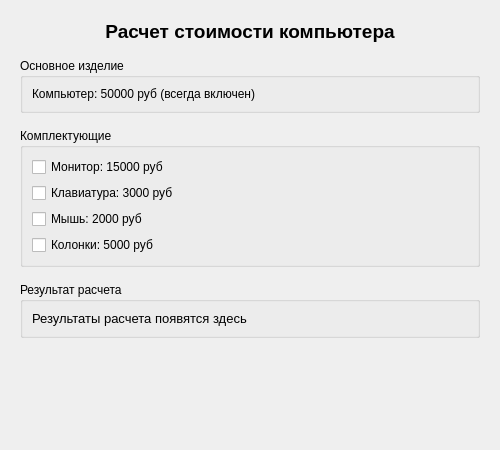
<?xml version="1.0" encoding="UTF-8"?>
<ui version="4.0">
 <class>MainWindow</class>
 <widget class="QMainWindow" name="MainWindow">
  <property name="geometry">
   <rect>
    <x>0</x>
    <y>0</y>
    <width>500</width>
    <height>450</height>
   </rect>
  </property>
  <property name="minimumSize">
   <size>
    <width>500</width>
    <height>400</height>
   </size>
  </property>
  <property name="windowTitle">
   <string>Панков Василий Дмитриевич, группа М412</string>
  </property>
  <widget class="QWidget" name="centralwidget">
   <layout class="QVBoxLayout" name="mainLayout">
    <property name="spacing">
     <number>15</number>
    </property>
    <property name="leftMargin">
     <number>20</number>
    </property>
    <property name="topMargin">
     <number>20</number>
    </property>
    <property name="rightMargin">
     <number>20</number>
    </property>
    <property name="bottomMargin">
     <number>20</number>
    </property>
    <item>
     <widget class="QLabel" name="titleLabel">
      <property name="font">
       <font>
        <pointsize>14</pointsize>
        <bold>true</bold>
       </font>
      </property>
      <property name="text">
       <string>Расчет стоимости компьютера</string>
      </property>
      <property name="alignment">
       <set>Qt::AlignCenter</set>
      </property>
     </widget>
    </item>
    <item>
     <widget class="QGroupBox" name="baseGroup">
      <property name="title">
       <string>Основное изделие</string>
      </property>
      <layout class="QVBoxLayout" name="baseLayout">
       <item>
        <widget class="QLabel" name="baseLabel">
         <property name="text">
          <string>Компьютер: 50000 руб (всегда включен)</string>
         </property>
        </widget>
       </item>
      </layout>
     </widget>
    </item>
    <item>
     <widget class="QGroupBox" name="componentsGroup">
      <property name="title">
       <string>Комплектующие</string>
      </property>
      <layout class="QVBoxLayout" name="componentsLayout">
       <item>
        <widget class="QCheckBox" name="monitorCheckBox">
         <property name="text">
          <string>Монитор: 15000 руб</string>
         </property>
        </widget>
       </item>
       <item>
        <widget class="QCheckBox" name="keyboardCheckBox">
         <property name="text">
          <string>Клавиатура: 3000 руб</string>
         </property>
        </widget>
       </item>
       <item>
        <widget class="QCheckBox" name="mouseCheckBox">
         <property name="text">
          <string>Мышь: 2000 руб</string>
         </property>
        </widget>
       </item>
       <item>
        <widget class="QCheckBox" name="speakersCheckBox">
         <property name="text">
          <string>Колонки: 5000 руб</string>
         </property>
        </widget>
       </item>
      </layout>
     </widget>
    </item>
    <item>
     <widget class="QGroupBox" name="resultGroup">
      <property name="title">
       <string>Результат расчета</string>
      </property>
      <layout class="QVBoxLayout" name="resultLayout">
       <item>
        <widget class="QLabel" name="resultLabel">
         <property name="font">
          <font>
           <pointsize>10</pointsize>
          </font>
         </property>
         <property name="text">
          <string>Результаты расчета появятся здесь</string>
         </property>
         <property name="wordWrap">
          <bool>true</bool>
         </property>
        </widget>
       </item>
      </layout>
     </widget>
    </item>
    <item>
     <spacer name="verticalSpacer">
      <property name="orientation">
       <enum>Qt::Vertical</enum>
      </property>
      <property name="sizeHint" stdset="0">
       <size>
        <width>20</width>
        <height>40</height>
       </size>
      </property>
     </spacer>
    </item>
   </layout>
  </widget>
 </widget>
 <resources/>
 <connections/>
</ui>
